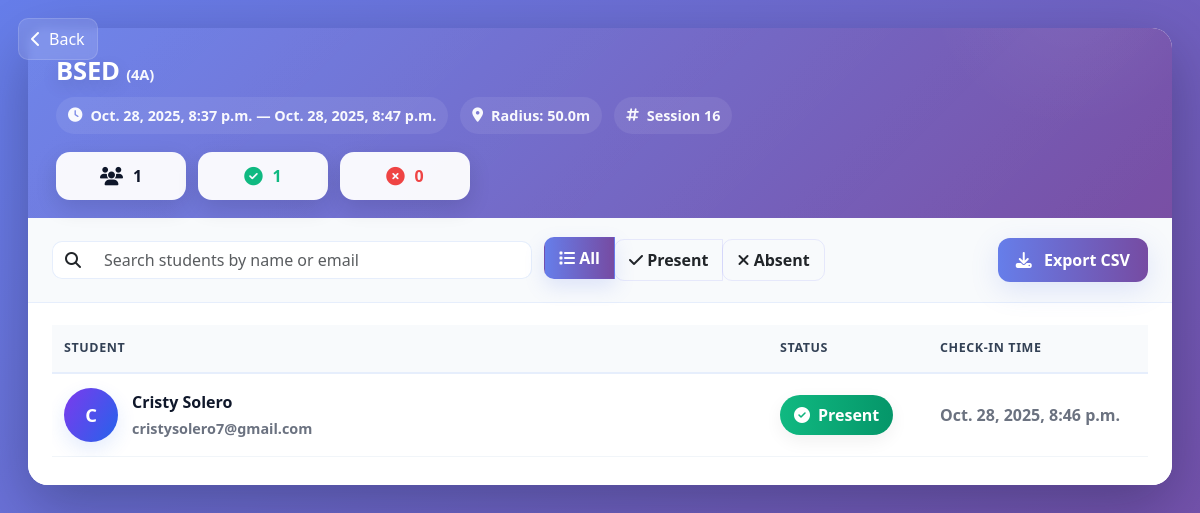
The app's page /teachers/attendance-session/16/ (signed in) with its own data.
### teachers/models.py (models this page shows, shortened)
class AttendanceSession(models.Model):
    class_obj = models.ForeignKey(Class, on_delete=models.CASCADE, related_name="attendance_sessions")
    teacher = models.ForeignKey(
    settings.AUTH_USER_MODEL,
    on_delete=models.CASCADE,
    related_name="created_sessions",
    null=True,
    blank=True
)
    latitude = models.FloatField(default=0.0)
    longitude = models.FloatField(default=0.0)
    radius_m = models.FloatField(default=50)  # default classroom radius in meters
    start_time = models.DateTimeField(default=timezone.now)
    end_time = models.DateTimeField(null=True, blank=True)  # optional end
    is_active = models.BooleanField(default=True)

class Class(models.Model):
    class_name = models.CharField(max_length=100)
    subject_name = models.CharField(max_length=100)
    section = models.CharField(max_length=50)
    time = models.TimeField(null=True, blank=True)
    teacher = models.ForeignKey(
        settings.AUTH_USER_MODEL,
        on_delete=models.CASCADE,
        related_name="created_classes"
    )
    code = models.CharField(max_length=10, unique=True, default=generate_class_code)
    students = models.ManyToManyField(
        settings.AUTH_USER_MODEL,
        related_name="enrolled_classes",
        blank=True
    )
    is_archived = models.BooleanField(default=False)  # ✅ new field
    banner = models.ImageField(upload_to="class_banners/", blank=True, null=True)
    banner_color = models.CharField(max_length=7, default="#ffffff", help_text="HTML color code like #3498db")
    drive_folder_link = models.URLField(blank=True, null=True)

class AttendanceRecord(models.Model):
    session = models.ForeignKey(AttendanceSession, on_delete=models.CASCADE, related_name="records")
    student = models.ForeignKey(settings.AUTH_USER_MODEL, on_delete=models.CASCADE)
    status_choices = [("present", "Present"), ("absent", "Absent")]
    status = models.CharField(max_length=10, choices=status_choices, default="absent")
    check_in_time = models.DateTimeField(null=True, blank=True)
    latitude = models.FloatField(null=True, blank=True)
    longitude = models.FloatField(null=True, blank=True)
    distance_from_class = models.FloatField(null=True, blank=True)
    class Meta:
        unique_together = ("session", "student")

### accounts/models.py (models this page shows, shortened)
class User(AbstractUser):
    ROLE_CHOICES = [
        ('student', 'Student'),
        ('teacher', 'Teacher'),
        ('parent', 'Parent'),
        ('admin', 'Admin'),
        ("school_admin", "School Admin"),
    ]
    role = models.CharField(
        max_length=20,
        choices=ROLE_CHOICES,
        blank=True,   # ✅ allow empty
        null=True     # ✅ allow NULL in DB
    )

### teachers/views.py (the view)
# urls.py: path('attendance-session/<int:session_id>/', views.attendance_session_detail, name='attendance_session_detail'),
@login_required
def attendance_session_detail(request, session_id):
    session = get_object_or_404(AttendanceSession, pk=session_id, teacher=request.user)
    records = session.records.select_related('student').all()
    return render(request, "teachers/attendance_session_detail.html", {
        "session": session,
        "records": records,
    })

### teachers/templates/teachers/attendance_session_detail.html (shortened to what this page needs)
{% load static %}
<!DOCTYPE html>
<html lang="en">
<head>
  <link href="https://cdn.jsdelivr.net/npm/bootstrap@5.3.3/dist/css/bootstrap.min.css" rel="stylesheet">
  <link href="https://cdnjs.cloudflare.com/ajax/libs/font-awesome/6.4.0/css/all.min.css" rel="stylesheet">
</head>
<body>
      <a href="javascript:history.back()" class="back-btn" title="Back to previous">
        <i class="fa fa-chevron-left"></i>
        <span>Back</span>
      </a>
<div class="attendance-wrapper">
  <div class="attendance-card">
    <div class="attendance-header">
      <div class="header-content">
        <div class="session-info">
          <h1>{{ session.class_obj.class_name }} <small>({{ session.class_obj.section }})</small></h1>
          <div class="session-sub">
            <span><i class="fa fa-clock"></i> {{ session.start_time }} — {{ session.end_time }}</span>
            <span><i class="fa fa-location-dot"></i> Radius: {{ session.radius_m }}m</span>
            <span><i class="fa fa-hashtag"></i> Session {{ session.id }}</span>
          </div>
          <div class="stats-badges">
            <div class="stat-badge">
              <i class="fa fa-users"></i>
              <div id="totalCount">—</div>
            </div>
            <div class="stat-badge" style="color:#10b981;">
              <i class="fa fa-check-circle"></i>
              <div id="presentCount">—</div>
            </div>
            <div class="stat-badge" style="color:#ef4444;">
              <i class="fa fa-times-circle"></i>
              <div id="absentCount">—</div>
            </div>
          </div>
        </div>
      </div>
    </div>
    <div class="controls">
      <div class="input-group search">
  <span class="input-group-text"><i class="fa fa-search"></i></span>
  <input id="searchStudent" type="text" class="form-control" placeholder="Search students by name or email">
</div>
      <div class="btn-group" role="group" aria-label="filters">
        <button class="btn active" data-filter="all" id="filterAll"><i class="fa fa-list"></i> All</button>
        <button class="btn" data-filter="present" id="filterPresent"><i class="fa fa-check"></i> Present</button>
        <button class="btn" data-filter="absent" id="filterAbsent"><i class="fa fa-times"></i> Absent</button>
      </div>
      <div class="actions">
        <button id="exportCSV" class="btn"><i class="fa fa-download me-2"></i> Export CSV</button>
      </div>
    </div>
    <div class="table-wrap">
      <div class="table-responsive">
        <table class="table att-table align-middle mb-0" id="attendanceTable">
          <thead>
            <tr>
              <th style="min-width:320px;">Student</th>
              <th style="width:160px;">Status</th>
              <th style="width:220px;">Check-in Time</th>
            </tr>
          </thead>
          <tbody>
            {% for record in records %}
            <tr data-status="{{ record.status }}" data-student-name="{{ record.student.get_full_name|default:record.student.username|lower }}">
              <td>
                <div class="student-cell">
                  <div class="student-avatar" aria-hidden="true">
                    {% if record.student.profile_picture %}
                      <img src="{{ record.student.profile_picture.url }}" alt="{{ record.student.get_full_name }}">
                    {% else %}
                      {{ record.student.get_full_name|default:record.student.username|first|upper }}
                    {% endif %}
                  </div>
                  <div class="student-info">
                    <div class="student-name">{{ record.student.get_full_name|default:record.student.username }}</div>
                    <div class="student-email">{{ record.student.email|default:"" }}</div>
                  </div>
                </div>
              </td>
              <td>
                {% if record.status == 'present' %}
                  <div class="status-chip status-present"><i class="fa fa-check-circle"></i> Present</div>
                {% else %}
                  <div class="status-chip status-absent"><i class="fa fa-times-circle"></i> Absent</div>
                {% endif %}
              </td>
              <td>
                <div class="check-time">{{ record.check_in_time|default:"—" }}</div>
              </td>
            </tr>
            {% endfor %}
          </tbody>
        </table>
      </div>
    </div>
  </div>
</div>
</body>
</html>

### records on screen
AttendanceSession: class_obj.class_name "BSED", class_obj.section "4A", start_time "Oct. 28, 2025, 8:37 p.m.", end_time "Oct. 28, 2025, 8:47 p.m.", radius_m "50.0", id "16"
AttendanceRecord: student.get_full_name|first "C", student.get_full_name "Cristy Solero", student.email "cristysolero7@gmail.com", status "present" (drawn), check_in_time "Oct. 28, 2025, 8:46 p.m."
